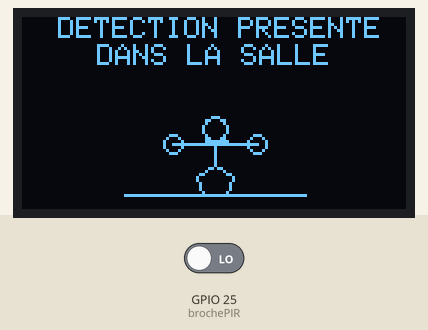
Recording of a sketch running on a simulated ESP32. On the bench: 128×64 one-colour display. The inputs (shaded band) are chosen by the test bench; at power-on: GPIO 25 (brochePIR) LOW. WiFi joins after 1.5 s; servers stay silent unless stated; uploads are accepted with an empty reply; what the sketch prints to the serial monitor is not drawn.

Above: at 1.77 s.
At 2.22 s:
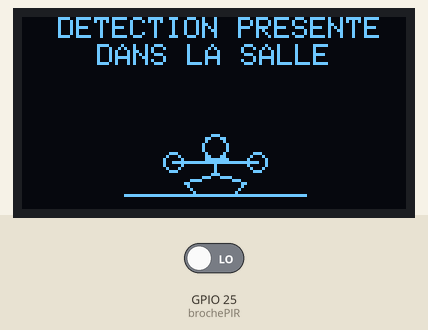
At 2.7 s:
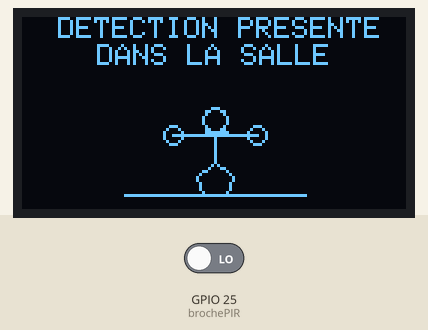
2.8 s: GPIO 25 (brochePIR) driven HIGH
Timing chart, 0 to 5.8 s (numbered marks = the images above; inputs shaded):
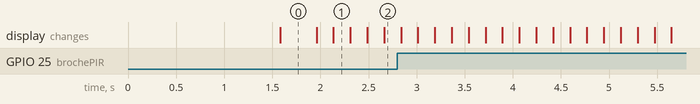

The sketch:

sketch_apr21a.ino
```cpp
#include <Wire.h>
#include <Adafruit_GFX.h>
#include <Adafruit_SSD1306.h>
#include <WiFi.h>
#include <HTTPClient.h>

#define LARGEUR 128
#define HAUTEUR 64
Adafruit_SSD1306 ecran(LARGEUR, HAUTEUR, &Wire, -1);

// --- CONFIGURATION WI-FI & API ---
const char* ssid = "PDA_ESP32_S";
const char* password = "Ciel123!";

// !!! METTRE L'IP DE MON RASPBERRY PI !!!
const char* serverName = "http://172.19.6.120:5000/api/presence";

const int brochePIR = 25;
int frame = 0;
int dernierEtat = -1;

// --- VARIABLES POUR AUGMENTER LA PORTEE VIRTUELLEMENT ---
unsigned long dernierMouvementTemps = 0;
const long delaiTolerance = 4000;

// --- Animation Salle de Sport CORRIGÉE ET FLUIDE ---
void dessinerMuscu(int x, int y, bool actif) {
  ecran.drawLine(x - 30, y + 25, x + 30, y + 25, SSD1306_WHITE);

  if (actif) {
    frame = (frame + 1) % 6;
    int squatH = 0;
    if (frame == 1 || frame == 5) squatH = 3;
    else if (frame == 2 || frame == 4) squatH = 6;
    else if (frame == 3) squatH = 9;

    int teteY = y + squatH;
    int epaulesY = teteY + 4;
    int hanchesY = y + 14 + (squatH / 2);

    ecran.drawCircle(x, teteY, 4, SSD1306_WHITE);
    ecran.drawLine(x, epaulesY, x, hanchesY, SSD1306_WHITE);

    int barreY = epaulesY + 1;
    ecran.drawLine(x - 14, barreY, x + 14, barreY, SSD1306_WHITE);
    ecran.drawCircle(x - 14, barreY, 3, SSD1306_WHITE);
    ecran.drawCircle(x + 14, barreY, 3, SSD1306_WHITE);

    ecran.drawLine(x, epaulesY, x - 8, barreY, SSD1306_WHITE);
    ecran.drawLine(x, epaulesY, x + 8, barreY, SSD1306_WHITE);

    if (squatH > 4) {
      ecran.drawLine(x, hanchesY, x - 10, hanchesY + 3, SSD1306_WHITE);
      ecran.drawLine(x - 10, hanchesY + 3, x - 6, y + 25, SSD1306_WHITE);
      ecran.drawLine(x, hanchesY, x + 10, hanchesY + 3, SSD1306_WHITE);
      ecran.drawLine(x + 10, hanchesY + 3, x + 6, y + 25, SSD1306_WHITE);
    } else {
      ecran.drawLine(x, hanchesY, x - 6, y + 19, SSD1306_WHITE);
      ecran.drawLine(x - 6, y + 19, x - 4, y + 25, SSD1306_WHITE);
      ecran.drawLine(x, hanchesY, x + 6, y + 19, SSD1306_WHITE);
      ecran.drawLine(x + 6, y + 19, x + 4, y + 25, SSD1306_WHITE);
    }
  }
  else {
    frame = (frame + 1) % 8;
    int respire = (frame < 4) ? 1 : 0;
    int hanchesY = y + 15 - respire;

    ecran.drawCircle(x, y, 4, SSD1306_WHITE);
    ecran.drawLine(x, y + 4, x, hanchesY, SSD1306_WHITE);
    ecran.drawLine(x, hanchesY, x - 5, y + 25, SSD1306_WHITE);
    ecran.drawLine(x, hanchesY, x + 5, y + 25, SSD1306_WHITE);
    ecran.drawLine(x, y + 8, x - 6, y + 14 - respire, SSD1306_WHITE);
    ecran.drawLine(x, y + 8, x + 6, y + 14 - respire, SSD1306_WHITE);
  }
}

void envoyerDonneesAPI(int etatPresence) {
  if (WiFi.status() == WL_CONNECTED) {
    HTTPClient http;
    http.begin(serverName);
    http.addHeader("Content-Type", "application/json");
    http.setTimeout(2000);

    String jsonPayload = "{\"presence\":" + String(etatPresence) + ", \"id_zone\":\"1\"}";

    Serial.print("Envoi au serveur : ");
    Serial.println(jsonPayload);

    int httpResponseCode = http.POST(jsonPayload);

    if (httpResponseCode > 0) {
      Serial.print("Reponse du serveur (Code) : ");
      Serial.println(httpResponseCode);
    } else {
      Serial.print("Erreur d'envoi HTTP : ");
      Serial.println(http.errorToString(httpResponseCode).c_str());
    }
    http.end();
  } else {
    Serial.println("Erreur : Non connecte au Wi-Fi");
  }
}

void setup() {
  Serial.begin(115200);

  Wire.begin(21, 22);
  ecran.begin(SSD1306_SWITCHCAPVCC, 0x3C);
  ecran.clearDisplay();
  ecran.display();

  pinMode(brochePIR, INPUT);

  Serial.print("Connexion au Wi-Fi...");
  WiFi.begin(ssid, password);
  while (WiFi.status() != WL_CONNECTED) {
    delay(500);
    Serial.print(".");
  }
  Serial.println("\nWi-Fi Connecte !");
}

void loop() {
  int lectureCapteur = digitalRead(brochePIR);
  unsigned long tempsActuel = millis();

  if (lectureCapteur == HIGH) {
    dernierMouvementTemps = tempsActuel;
  }

  int etat = (lectureCapteur == HIGH || (tempsActuel - dernierMouvementTemps < delaiTolerance)) ? HIGH : LOW;

  ecran.clearDisplay();
  ecran.setTextSize(1);
  ecran.setTextColor(SSD1306_WHITE);

  if (etat == HIGH) {
    ecran.setCursor(12, 0);
    ecran.print("DETECTION PRESENTE");
    ecran.setCursor(25, 9);
    ecran.print("DANS LA SALLE");
    dessinerMuscu(64, 34, true);
  } else {
    ecran.setCursor(15, 0);
    ecran.print("AUCUNE DETECTION");
    ecran.setCursor(25, 9);
    ecran.print("DANS LA SALLE");
    dessinerMuscu(64, 34, false);
  }

  ecran.display();

  if (etat != dernierEtat) {
    envoyerDonneesAPI(etat);
    dernierEtat = etat;
  }

  delay(150);
}
```
